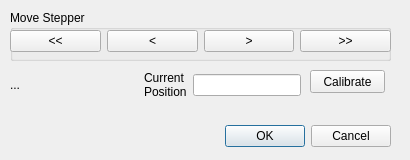
<?xml version="1.0" encoding="UTF-8"?>
<ui version="4.0">
 <class>StepperCalibrationDialog</class>
 <widget class="QDialog" name="StepperCalibrationDialog">
  <property name="geometry">
   <rect>
    <x>0</x>
    <y>0</y>
    <width>410</width>
    <height>160</height>
   </rect>
  </property>
  <property name="windowTitle">
   <string>Dialog</string>
  </property>
  <widget class="QDialogButtonBox" name="buttonBox">
   <property name="geometry">
    <rect>
     <x>10</x>
     <y>120</y>
     <width>381</width>
     <height>32</height>
    </rect>
   </property>
   <property name="orientation">
    <enum>Qt::Horizontal</enum>
   </property>
   <property name="standardButtons">
    <set>QDialogButtonBox::Cancel|QDialogButtonBox::Ok</set>
   </property>
  </widget>
  <widget class="QGroupBox" name="moveBox">
   <property name="geometry">
    <rect>
     <x>10</x>
     <y>10</y>
     <width>381</width>
     <height>51</height>
    </rect>
   </property>
   <property name="title">
    <string>Move Stepper</string>
   </property>
   <widget class="QWidget" name="horizontalLayoutWidget">
    <property name="geometry">
     <rect>
      <x>0</x>
      <y>20</y>
      <width>381</width>
      <height>31</height>
     </rect>
    </property>
    <layout class="QHBoxLayout" name="horizontalLayout">
     <property name="sizeConstraint">
      <enum>QLayout::SetMaximumSize</enum>
     </property>
     <item>
      <widget class="QPushButton" name="bigBackButton">
       <property name="text">
        <string>&lt;&lt;</string>
       </property>
      </widget>
     </item>
     <item>
      <widget class="QPushButton" name="backButton">
       <property name="text">
        <string>&lt;</string>
       </property>
      </widget>
     </item>
     <item>
      <widget class="QPushButton" name="forwardButton">
       <property name="text">
        <string>&gt;</string>
       </property>
      </widget>
     </item>
     <item>
      <widget class="QPushButton" name="bigForwardButton">
       <property name="text">
        <string>&gt;&gt;</string>
       </property>
      </widget>
     </item>
    </layout>
   </widget>
  </widget>
  <widget class="QPushButton" name="calibrateButton">
   <property name="geometry">
    <rect>
     <x>310</x>
     <y>70</y>
     <width>75</width>
     <height>23</height>
    </rect>
   </property>
   <property name="text">
    <string>Calibrate</string>
   </property>
  </widget>
  <widget class="QWidget" name="layoutWidget">
   <property name="geometry">
    <rect>
     <x>10</x>
     <y>70</y>
     <width>291</width>
     <height>30</height>
    </rect>
   </property>
   <layout class="QHBoxLayout" name="horizontalLayout_2">
    <item>
     <widget class="QLabel" name="messageLabel">
      <property name="text">
       <string>...</string>
      </property>
     </widget>
    </item>
    <item>
     <layout class="QHBoxLayout" name="positionLayout">
      <item>
       <widget class="QLabel" name="currentPositionLabel">
        <property name="text">
         <string>Current
Position</string>
        </property>
       </widget>
      </item>
      <item>
       <widget class="QLineEdit" name="positionInput">
        <property name="sizePolicy">
         <sizepolicy hsizetype="Fixed" vsizetype="Maximum">
          <horstretch>0</horstretch>
          <verstretch>0</verstretch>
         </sizepolicy>
        </property>
        <property name="maximumSize">
         <size>
          <width>200</width>
          <height>16777215</height>
         </size>
        </property>
       </widget>
      </item>
     </layout>
    </item>
   </layout>
  </widget>
 </widget>
 <resources/>
 <connections>
  <connection>
   <sender>buttonBox</sender>
   <signal>accepted()</signal>
   <receiver>StepperCalibrationDialog</receiver>
   <slot>accept()</slot>
   <hints>
    <hint type="sourcelabel">
     <x>248</x>
     <y>254</y>
    </hint>
    <hint type="destinationlabel">
     <x>157</x>
     <y>274</y>
    </hint>
   </hints>
  </connection>
  <connection>
   <sender>buttonBox</sender>
   <signal>rejected()</signal>
   <receiver>StepperCalibrationDialog</receiver>
   <slot>reject()</slot>
   <hints>
    <hint type="sourcelabel">
     <x>316</x>
     <y>260</y>
    </hint>
    <hint type="destinationlabel">
     <x>286</x>
     <y>274</y>
    </hint>
   </hints>
  </connection>
 </connections>
</ui>
